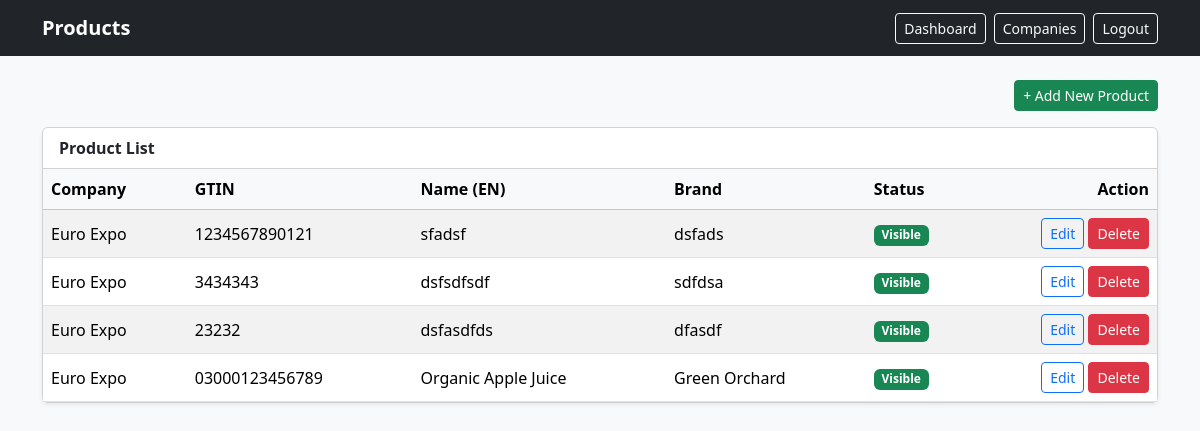
The page /products.php (signed in) on the database as committed earlier.
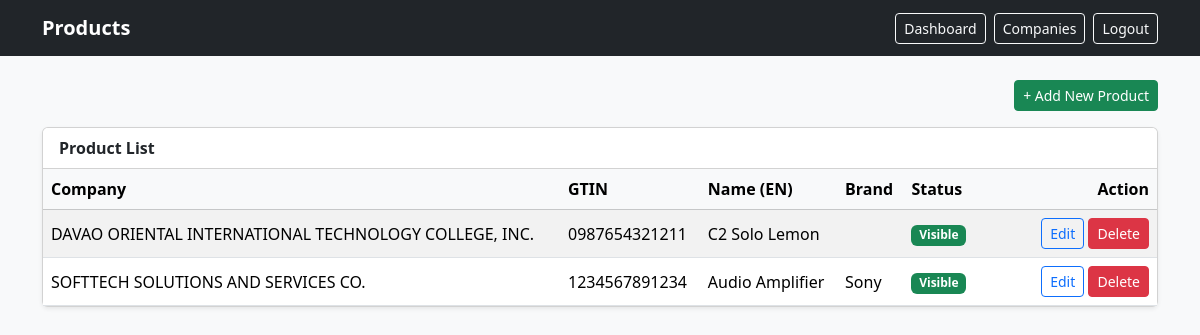
The same page on the database as committed later.
### tables this page shows
CREATE TABLE `products` (
  `id` int NOT NULL,
  `company_id` int NOT NULL,
  `gtin` varchar(14) NOT NULL,
  `name_en` varchar(255) NOT NULL,
  `name_fr` varchar(255) NOT NULL,
  `description_en` text NOT NULL,
  `description_fr` text NOT NULL,
  `brand` varchar(255) NOT NULL,
  `country_of_origin` varchar(100) NOT NULL,
  `gross_weight` decimal(10,3) NOT NULL DEFAULT '0.000',
  `net_weight` decimal(10,3) NOT NULL DEFAULT '0.000',
  `weight_unit` varchar(20) NOT NULL DEFAULT 'g',
  `image_path` varchar(255) DEFAULT NULL,
  `is_hidden` tinyint(1) NOT NULL DEFAULT '0',
  `created_at` datetime NOT NULL,
  `updated_at` datetime NOT NULL
);

CREATE TABLE `companies` (
  `id` int NOT NULL,
  `company_name` varchar(255) NOT NULL,
  `company_address` varchar(500) NOT NULL,
  `company_telephone` varchar(100) NOT NULL,
  `company_email` varchar(255) NOT NULL,
  `owner_name` varchar(255) NOT NULL,
  `owner_mobile` varchar(100) NOT NULL,
  `owner_email` varchar(255) NOT NULL,
  `contact_name` varchar(255) NOT NULL,
  `contact_mobile` varchar(100) NOT NULL,
  `contact_email` varchar(255) NOT NULL,
  `is_deactivated` tinyint(1) NOT NULL DEFAULT '0',
  `created_at` datetime NOT NULL,
  `updated_at` datetime NOT NULL
);

### products.php (the view, shortened to what this page needs)
<?php
require_once 'db.php';
function h($v){ return htmlspecialchars((string)$v, ENT_QUOTES, 'UTF-8'); }
$products = $pdo->query("
    SELECT p.*, c.company_name
    FROM products p
    LEFT JOIN companies c ON c.id = p.company_id
    ORDER BY p.id DESC
")->fetchAll();
?>
<!DOCTYPE html>
<html lang="en">
<head>
  <link rel="stylesheet" href="assets/css/bootstrap.min.css">
</head>
<body class="bg-light">
<nav class="navbar navbar-dark bg-dark">
  <div class="container d-flex justify-content-between">
    <a class="navbar-brand fw-bold" href="products.php">Products</a>
    <div class="d-flex gap-2">
      <a class="btn btn-outline-light btn-sm" href="admin_dashboard.php">Dashboard</a>
      <a class="btn btn-outline-light btn-sm" href="companies.php">Companies</a>
      <a class="btn btn-outline-light btn-sm" href="logout.php">Logout</a>
    </div>
  </div>
</nav>
<div class="container py-4">
  <div class="d-flex justify-content-end mb-3">
    <a href="products.php?action=create" class="btn btn-success btn-sm">+ Add New Product</a>
  </div>
  <div class="card shadow-sm">
    <div class="card-header bg-white fw-bold">Product List</div>
    <div class="card-body p-0">
      <div class="table-responsive">
        <table class="table table-striped table-hover mb-0 align-middle">
          <thead class="table-light">
            <tr>
              <th>Company</th>
              <th>GTIN</th>
              <th>Name (EN)</th>
              <th>Brand</th>
              <th>Status</th>
              <th class="text-end" style="width:180px;">Action</th>
            </tr>
          </thead>
          <tbody>
            <?php if (!$products): ?>
              <tr><td colspan="6" class="text-center text-muted py-4">No record found.</td></tr>
            <?php else: ?>
              <?php foreach ($products as $p): ?>
                <tr>
                  <td><?= h($p['company_name'] ?? '') ?></td>
                  <td><?= h($p['gtin']) ?></td>
                  <td><?= h($p['name_en']) ?></td>
                  <td><?= h($p['brand']) ?></td>
                  <td>
                    <?= ((int)$p['is_hidden'] === 1)
                      ? '<span class="badge bg-secondary">Hidden</span>'
                      : '<span class="badge bg-success">Visible</span>' ?>
                  </td>
                  <td class="text-end">
                    <a class="btn btn-sm btn-outline-primary"
                       href="products.php?action=edit&id=<?= (int)$p['id'] ?>">Edit</a>
                    <a class="btn btn-sm btn-danger"
                       href="products.php?action=delete&id=<?= (int)$p['id'] ?>"
                       onclick="return confirm('Delete this product?');">Delete</a>
                  </td>
                </tr>
              <?php endforeach; ?>
            <?php endif; ?>
          </tbody>
        </table>
      </div>
    </div>
  </div>
</div>
</body>
</html>

Rows that differ between the two databases and show on the page:
removed products: company.company_name "Euro Expo", gtin "1234567890121", name_en "sfadsf", brand "dsfads", is_hidden "Visible"
removed products: company.company_name "Euro Expo", gtin "3434343", name_en "dsfsdfsdf", brand "sdfdsa", is_hidden "Visible"
removed products: company.company_name "Euro Expo", gtin "23232", name_en "dsfasdfds", brand "dfasdf", is_hidden "Visible"
removed products: company.company_name "Euro Expo", gtin "03000123456789", name_en "Organic Apple Juice", brand "Green Orchard", is_hidden "Visible"
added products: company.company_name "DAVAO ORIENTAL INTERNATIONAL TECHNOLOGY COLLEGE, INC.", gtin "0987654321211", name_en "C2 Solo Lemon", is_hidden "Visible"
added products: company.company_name "SOFTTECH SOLUTIONS AND SERVICES CO.", gtin "1234567891234", name_en "Audio Amplifier", brand "Sony", is_hidden "Visible"
